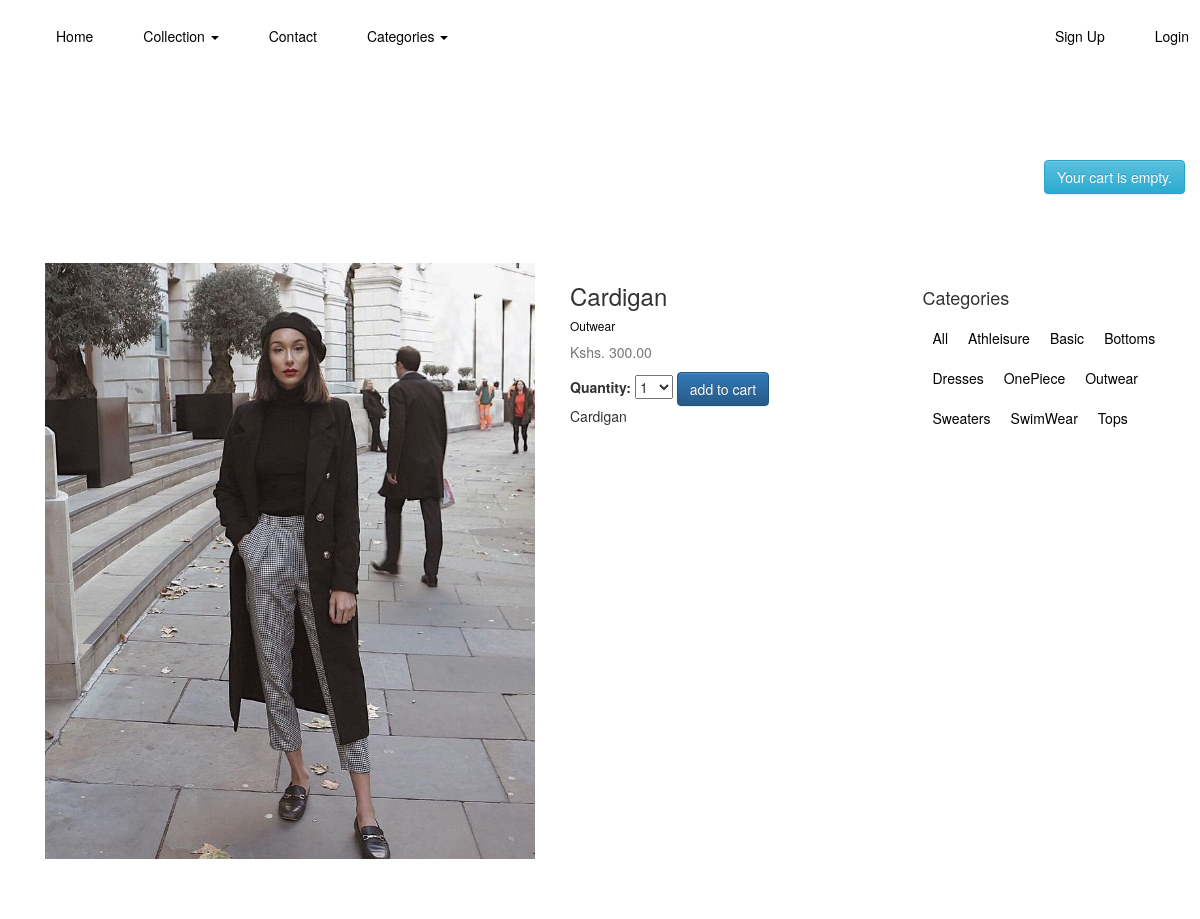
Page /11/cardigan/ on the committed database.
### shop/models.py (models this page shows, shortened)
class Product(models.Model):
    category = models.ForeignKey(Category, related_name='products', on_delete=models.CASCADE)
    name = models.CharField(max_length=100, db_index=True)
    slug = models.SlugField(max_length=100, db_index=True)
    description = models.TextField(blank=True)
    price = models.DecimalField(max_digits=10, decimal_places=2)
    available = models.BooleanField(default=True)
    stock = models.PositiveIntegerField()
    created_at = models.DateTimeField(auto_now_add=True)
    updated_at = models.DateTimeField(auto_now=True)
    image = models.ImageField(upload_to='products/%Y/%m/%d', blank=True)
    class Meta:
        ordering = ('name', )
        index_together = (('id', 'slug'),)

class Category(models.Model):
    name = models.CharField(max_length=150, db_index=True)
    slug = models.SlugField(max_length=150, unique=True ,db_index=True)
    created_at = models.DateTimeField(auto_now_add=True)
    updated_at = models.DateTimeField(auto_now=True)
    class Meta:
        ordering = ('name', )
        verbose_name = 'category'
        verbose_name_plural = 'categories'
    def __str__(self):
        return self.name
    def get_absolute_url(self):
        return reverse('shop:product_list_by_category', args=[self.slug])

### shop/views.py (the view)
# urls.py: url(r'^(?P<id>\d+)/(?P<slug>[-\w]+)/$', views.product_detail, name='product_detail'),
def product_detail(request, id, slug):
    product = get_object_or_404(Product, id=id, slug=slug, available=True)
    cart_product_form = CartAddProductForm()
    context = {
        'product': product,
        'cart_product_form': cart_product_form
    }
    return render(request, 'shop/product/detail.html', context)

### cart/forms.py
class CartAddProductForm(forms.Form):
    quantity = forms.TypedChoiceField(choices=PRODUCT_QUANTITY_CHOICES, coerce=int)
    update = forms.BooleanField(required=False, initial=False, widget=forms.HiddenInput)

### cart/cart.py (called while the page is built)
    def __len__(self):
        return sum(item['quantity'] for item in self.cart.values())

### cart/context_processors.py (called while the page is built)
def cart(request):
    return {'cart': Cart(request)}

### shop/templates/shop/product/detail.html (shortened to what this page needs)
{% extends 'shop/base.html' %}
{% load static %}
{% block content %}
   <div class="container">
      <div class="row" style="margin-top: 6%">
        <div class="col-sm-8 blog-main">
          <div class="blog-post">
              <div class="row">
                <div class="card">
                    <div class="card-body">
                        <div class="col-md-8 text-right">
                            <img src="{% if product.image %} {{ product.image.url }} {% else %} {% static 'img/default.jpg' %} {% endif %}" alt="..." style="height: auto; width: auto" class="img-responsive">
                        </div>
                        <div class="col-md-4" style="padding-left: 20px">
                            <h3>{{ product.name }}</h3>
                            <h6><a href="{{ product.category.get_absolute_url }}">{{ product.category }}</a></h6>
                            <p class="text-muted">Kshs. {{ product.price }}</p>
                            <form action="{% url "cart:cart_add" product.id %}" method="post">
                                {{ cart_product_form }}
                                <input type="submit" value="add to cart" class="btn btn-primary">
                            </form>
                            <p>{{ product.description|safe|linebreaksbr }}</p>
                        </div>
                    </div>
                </div>
              </div>
      </div>
    </div>
    <div class="col-sm-3 col-sm-offset-1 blog-sidebar">
          <div class="sidebar-module">
            <h4>Categories</h4>
            <ol class="list-unstyled">
              <li class="active"><a href="/product_list/">All</a></li>
              <li>
                  <a href="/athleisure/">Athleisure</a>
              </li>
              <li>
                  <a href="/basic/">Basic</a>
              </li>
              <li>
                  <a href="/bottoms/">Bottoms</a>
              </li>
              <li>
                  <a href="/dresses/">Dresses</a>
              </li>
              <li>
                  <a href="/onepiece/">OnePiece</a>
              </li>
              <li>
                  <a href="/outwear/">Outwear</a>
              </li>
              <li>
                  <a href="/sweaters/">Sweaters</a>
              </li>
              <li>
                  <a href="/swimwear/">SwimWear</a>
              </li>
              <li>
                  <a href="/tops/">Tops</a>
              </li>
            </ol>
          </div>
        </div>
      </div>
    </div>
{% endblock %}

### shop/static/css/styles.css (style rules this page uses)
.sidebar-module { padding: 15px; margin: 0 -15px 15px; }
.blog-post { margin-bottom: 60px; }
a { color: #070708; text-decoration: none; }
a { text-decoration: none; }
li { color: #000000; background: white; display: block; float: left; padding: 1rem; position: relative; text-decoration: none; transition-duration: 0.5s; }
li a { color: #000000; }

### rows in the picture
Product: image (picture), name "Cardigan", category "Outwear", price "300.00", description "Cardigan"
